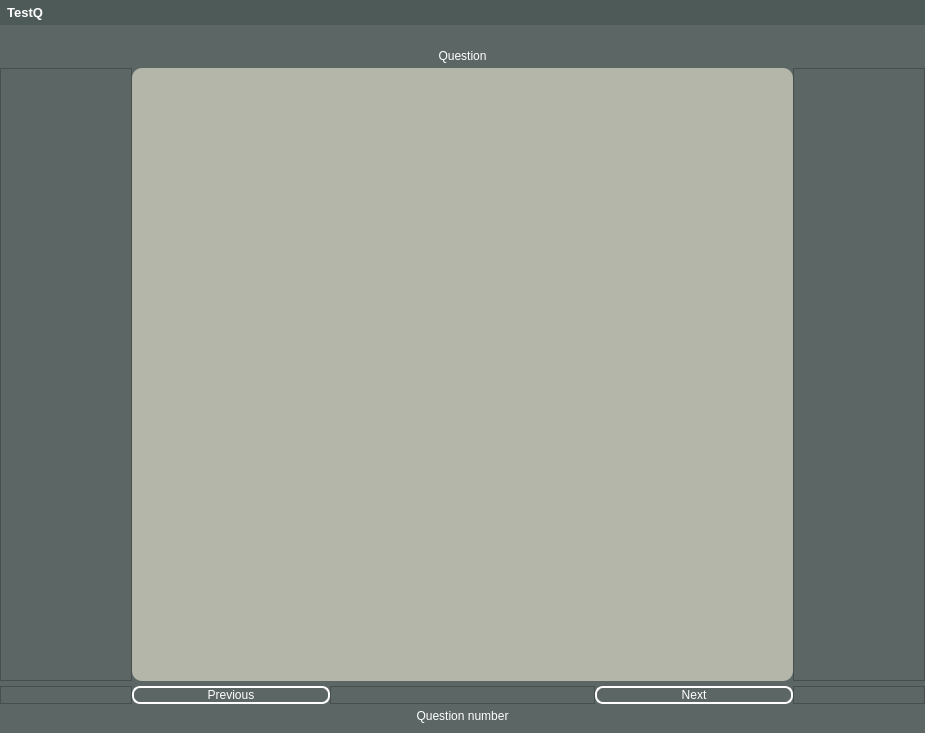
<?xml version="1.0" encoding="UTF-8"?>
<ui version="4.0">
 <class>Form</class>
 <widget class="QWidget" name="Form">
  <property name="geometry">
   <rect>
    <x>0</x>
    <y>0</y>
    <width>925</width>
    <height>733</height>
   </rect>
  </property>
  <property name="windowTitle">
   <string>Form</string>
  </property>
  <property name="styleSheet">
   <string notr="true">background-color: rgb(92, 103, 101);</string>
  </property>
  <layout class="QVBoxLayout" name="verticalLayout">
   <property name="spacing">
    <number>0</number>
   </property>
   <property name="leftMargin">
    <number>0</number>
   </property>
   <property name="topMargin">
    <number>0</number>
   </property>
   <property name="rightMargin">
    <number>0</number>
   </property>
   <property name="bottomMargin">
    <number>0</number>
   </property>
   <item>
    <widget class="QStackedWidget" name="stackedWidget">
     <property name="sizePolicy">
      <sizepolicy hsizetype="Minimum" vsizetype="Preferred">
       <horstretch>0</horstretch>
       <verstretch>0</verstretch>
      </sizepolicy>
     </property>
     <property name="currentIndex">
      <number>0</number>
     </property>
     <widget class="QWidget" name="question_page">
      <layout class="QVBoxLayout" name="verticalLayout_3">
       <property name="spacing">
        <number>5</number>
       </property>
       <property name="leftMargin">
        <number>0</number>
       </property>
       <property name="topMargin">
        <number>0</number>
       </property>
       <property name="rightMargin">
        <number>0</number>
       </property>
       <property name="bottomMargin">
        <number>10</number>
       </property>
       <item>
        <widget class="QLabel" name="label_3">
         <property name="sizePolicy">
          <sizepolicy hsizetype="Preferred" vsizetype="Maximum">
           <horstretch>0</horstretch>
           <verstretch>0</verstretch>
          </sizepolicy>
         </property>
         <property name="minimumSize">
          <size>
           <width>0</width>
           <height>25</height>
          </size>
         </property>
         <property name="font">
          <font>
           <pointsize>10</pointsize>
           <weight>75</weight>
           <bold>true</bold>
          </font>
         </property>
         <property name="styleSheet">
          <string notr="true">background-color: rgb(78, 90, 87);
color: rgb(255, 255, 255);</string>
         </property>
         <property name="text">
          <string>  TestQ</string>
         </property>
         <property name="scaledContents">
          <bool>false</bool>
         </property>
         <property name="alignment">
          <set>Qt::AlignLeading|Qt::AlignLeft|Qt::AlignVCenter</set>
         </property>
         <property name="margin">
          <number>0</number>
         </property>
        </widget>
       </item>
       <item>
        <widget class="QLabel" name="label_image">
         <property name="styleSheet">
          <string notr="true">color: white;</string>
         </property>
         <property name="text">
          <string/>
         </property>
         <property name="alignment">
          <set>Qt::AlignCenter</set>
         </property>
        </widget>
       </item>
       <item>
        <widget class="QLabel" name="label_question_description">
         <property name="styleSheet">
          <string notr="true">color: white;</string>
         </property>
         <property name="text">
          <string>Question</string>
         </property>
         <property name="alignment">
          <set>Qt::AlignCenter</set>
         </property>
        </widget>
       </item>
       <item>
        <layout class="QHBoxLayout" name="horizontalLayout" stretch="1,5,1">
         <property name="spacing">
          <number>0</number>
         </property>
         <item>
          <widget class="QFrame" name="frame_3">
           <property name="frameShape">
            <enum>QFrame::StyledPanel</enum>
           </property>
           <property name="frameShadow">
            <enum>QFrame::Raised</enum>
           </property>
          </widget>
         </item>
         <item>
          <widget class="QFrame" name="frame_4">
           <property name="styleSheet">
            <string notr="true">background-color: rgb(180, 182, 169);
border-radius: 10px;</string>
           </property>
           <property name="frameShape">
            <enum>QFrame::StyledPanel</enum>
           </property>
           <property name="frameShadow">
            <enum>QFrame::Raised</enum>
           </property>
           <layout class="QVBoxLayout" name="verticalLayout_2" stretch="0,1">
            <property name="spacing">
             <number>0</number>
            </property>
            <property name="leftMargin">
             <number>0</number>
            </property>
            <property name="topMargin">
             <number>0</number>
            </property>
            <property name="rightMargin">
             <number>0</number>
            </property>
            <property name="bottomMargin">
             <number>0</number>
            </property>
            <item>
             <layout class="QVBoxLayout" name="verticalLayout_5">
              <property name="spacing">
               <number>0</number>
              </property>
             </layout>
            </item>
            <item>
             <spacer name="verticalSpacer">
              <property name="orientation">
               <enum>Qt::Vertical</enum>
              </property>
              <property name="sizeHint" stdset="0">
               <size>
                <width>20</width>
                <height>40</height>
               </size>
              </property>
             </spacer>
            </item>
           </layout>
          </widget>
         </item>
         <item>
          <widget class="QFrame" name="frame_5">
           <property name="frameShape">
            <enum>QFrame::StyledPanel</enum>
           </property>
           <property name="frameShadow">
            <enum>QFrame::Raised</enum>
           </property>
          </widget>
         </item>
        </layout>
       </item>
       <item>
        <layout class="QHBoxLayout" name="horizontalLayout_2" stretch="2,3,4,3,2">
         <property name="spacing">
          <number>0</number>
         </property>
         <item>
          <widget class="QFrame" name="frame_2">
           <property name="frameShape">
            <enum>QFrame::StyledPanel</enum>
           </property>
           <property name="frameShadow">
            <enum>QFrame::Raised</enum>
           </property>
          </widget>
         </item>
         <item>
          <widget class="QPushButton" name="pushButton_previous">
           <property name="styleSheet">
            <string notr="true">QPushButton {
	color: white;
	background-color: rgb(92, 103, 101);
	border: 2px solid white;
	border-radius: 8px;
}

QPushButton::pressed {
	background-color: rgb(77, 86, 84);
}</string>
           </property>
           <property name="text">
            <string>Previous</string>
           </property>
          </widget>
         </item>
         <item>
          <widget class="QFrame" name="frame_6">
           <property name="frameShape">
            <enum>QFrame::StyledPanel</enum>
           </property>
           <property name="frameShadow">
            <enum>QFrame::Raised</enum>
           </property>
          </widget>
         </item>
         <item>
          <widget class="QPushButton" name="pushButton_next">
           <property name="styleSheet">
            <string notr="true">QPushButton {
	color: white;
	background-color: rgb(92, 103, 101);
	border: 2px solid white;
	border-radius: 8px;
}

QPushButton::pressed {
	background-color: rgb(77, 86, 84);
}</string>
           </property>
           <property name="text">
            <string>Next</string>
           </property>
          </widget>
         </item>
         <item>
          <widget class="QFrame" name="frame_7">
           <property name="frameShape">
            <enum>QFrame::StyledPanel</enum>
           </property>
           <property name="frameShadow">
            <enum>QFrame::Raised</enum>
           </property>
          </widget>
         </item>
        </layout>
       </item>
       <item>
        <widget class="QLabel" name="label_question_number">
         <property name="sizePolicy">
          <sizepolicy hsizetype="Preferred" vsizetype="Maximum">
           <horstretch>0</horstretch>
           <verstretch>0</verstretch>
          </sizepolicy>
         </property>
         <property name="styleSheet">
          <string notr="true">color: white;</string>
         </property>
         <property name="text">
          <string>Question number</string>
         </property>
         <property name="alignment">
          <set>Qt::AlignCenter</set>
         </property>
        </widget>
       </item>
      </layout>
     </widget>
     <widget class="QWidget" name="result_page">
      <layout class="QVBoxLayout" name="verticalLayout_4">
       <property name="spacing">
        <number>10</number>
       </property>
       <property name="leftMargin">
        <number>0</number>
       </property>
       <property name="topMargin">
        <number>0</number>
       </property>
       <property name="rightMargin">
        <number>0</number>
       </property>
       <property name="bottomMargin">
        <number>40</number>
       </property>
       <item>
        <widget class="QLabel" name="label_4">
         <property name="sizePolicy">
          <sizepolicy hsizetype="Preferred" vsizetype="Maximum">
           <horstretch>0</horstretch>
           <verstretch>0</verstretch>
          </sizepolicy>
         </property>
         <property name="minimumSize">
          <size>
           <width>0</width>
           <height>25</height>
          </size>
         </property>
         <property name="font">
          <font>
           <pointsize>10</pointsize>
           <weight>75</weight>
           <bold>true</bold>
          </font>
         </property>
         <property name="styleSheet">
          <string notr="true">background-color: rgb(78, 90, 87);
color: rgb(255, 255, 255);</string>
         </property>
         <property name="text">
          <string>  TestQ</string>
         </property>
         <property name="scaledContents">
          <bool>false</bool>
         </property>
         <property name="alignment">
          <set>Qt::AlignLeading|Qt::AlignLeft|Qt::AlignVCenter</set>
         </property>
         <property name="margin">
          <number>0</number>
         </property>
        </widget>
       </item>
       <item>
        <widget class="QLabel" name="label_completed_questions">
         <property name="styleSheet">
          <string notr="true">color: rgb(255, 255, 255);</string>
         </property>
         <property name="text">
          <string>Вы ответили на X/X вопросов</string>
         </property>
         <property name="alignment">
          <set>Qt::AlignCenter</set>
         </property>
        </widget>
       </item>
       <item>
        <widget class="QLabel" name="label_info">
         <property name="minimumSize">
          <size>
           <width>0</width>
           <height>0</height>
          </size>
         </property>
         <property name="styleSheet">
          <string notr="true">color: rgb(255, 255, 255);</string>
         </property>
         <property name="text">
          <string>&lt;html&gt;&lt;head/&gt;&lt;body&gt;&lt;p&gt;Вопросы на которые &lt;span style=&quot; text-decoration: underline;&quot;&gt;не&lt;/span&gt; был дан ответ помечены &lt;span style=&quot; color:#ff0000;&quot;&gt;красным&lt;/span&gt;, чтобы вернуться к вопросу кликните на него дважды.&lt;/p&gt;&lt;/body&gt;&lt;/html&gt;</string>
         </property>
         <property name="textFormat">
          <enum>Qt::AutoText</enum>
         </property>
         <property name="alignment">
          <set>Qt::AlignCenter</set>
         </property>
        </widget>
       </item>
       <item>
        <layout class="QHBoxLayout" name="horizontalLayout_3" stretch="1,5,1">
         <property name="spacing">
          <number>0</number>
         </property>
         <property name="leftMargin">
          <number>0</number>
         </property>
         <property name="rightMargin">
          <number>0</number>
         </property>
         <property name="bottomMargin">
          <number>0</number>
         </property>
         <item>
          <widget class="QFrame" name="frame">
           <property name="frameShape">
            <enum>QFrame::StyledPanel</enum>
           </property>
           <property name="frameShadow">
            <enum>QFrame::Raised</enum>
           </property>
          </widget>
         </item>
         <item>
          <widget class="QListWidget" name="listWidget_question">
           <property name="styleSheet">
            <string notr="true">QListWidget {
	background-color: rgb(180, 182, 169);
	border: 2px solid white;
	border-radius: 8px;
	color: rgb(44, 44, 44);
}</string>
           </property>
          </widget>
         </item>
         <item>
          <widget class="QFrame" name="frame_8">
           <property name="frameShape">
            <enum>QFrame::StyledPanel</enum>
           </property>
           <property name="frameShadow">
            <enum>QFrame::Raised</enum>
           </property>
          </widget>
         </item>
        </layout>
       </item>
       <item>
        <layout class="QHBoxLayout" name="horizontalLayout_4" stretch="2,3,4,3,2">
         <property name="spacing">
          <number>0</number>
         </property>
         <property name="bottomMargin">
          <number>0</number>
         </property>
         <item>
          <widget class="QFrame" name="frame_10">
           <property name="frameShape">
            <enum>QFrame::StyledPanel</enum>
           </property>
           <property name="frameShadow">
            <enum>QFrame::Raised</enum>
           </property>
          </widget>
         </item>
         <item>
          <widget class="QPushButton" name="pushButton_back">
           <property name="styleSheet">
            <string notr="true">QPushButton {
	color: white;
	background-color: rgb(92, 103, 101);
	border: 2px solid white;
	border-radius: 8px;
}

QPushButton::pressed {
	background-color: rgb(77, 86, 84);
}</string>
           </property>
           <property name="text">
            <string>Back</string>
           </property>
          </widget>
         </item>
         <item>
          <widget class="QFrame" name="frame_9">
           <property name="frameShape">
            <enum>QFrame::StyledPanel</enum>
           </property>
           <property name="frameShadow">
            <enum>QFrame::Raised</enum>
           </property>
          </widget>
         </item>
         <item>
          <widget class="QPushButton" name="pushButton_finish">
           <property name="styleSheet">
            <string notr="true">QPushButton {
	color: white;
	background-color: rgb(92, 103, 101);
	border: 2px solid white;
	border-radius: 8px;
}

QPushButton::pressed {
	background-color: rgb(77, 86, 84);
}</string>
           </property>
           <property name="text">
            <string>Finish</string>
           </property>
          </widget>
         </item>
         <item>
          <widget class="QFrame" name="frame_11">
           <property name="frameShape">
            <enum>QFrame::StyledPanel</enum>
           </property>
           <property name="frameShadow">
            <enum>QFrame::Raised</enum>
           </property>
          </widget>
         </item>
        </layout>
       </item>
      </layout>
     </widget>
     <widget class="QWidget" name="finish_page">
      <layout class="QVBoxLayout" name="verticalLayout_6">
       <property name="spacing">
        <number>10</number>
       </property>
       <property name="leftMargin">
        <number>0</number>
       </property>
       <property name="topMargin">
        <number>0</number>
       </property>
       <property name="rightMargin">
        <number>0</number>
       </property>
       <property name="bottomMargin">
        <number>30</number>
       </property>
       <item>
        <widget class="QLabel" name="label_5">
         <property name="sizePolicy">
          <sizepolicy hsizetype="Preferred" vsizetype="Maximum">
           <horstretch>0</horstretch>
           <verstretch>0</verstretch>
          </sizepolicy>
         </property>
         <property name="minimumSize">
          <size>
           <width>0</width>
           <height>25</height>
          </size>
         </property>
         <property name="font">
          <font>
           <pointsize>10</pointsize>
           <weight>75</weight>
           <bold>true</bold>
          </font>
         </property>
         <property name="styleSheet">
          <string notr="true">background-color: rgb(78, 90, 87);
color: rgb(255, 255, 255);</string>
         </property>
         <property name="text">
          <string>  TestQ</string>
         </property>
         <property name="scaledContents">
          <bool>false</bool>
         </property>
         <property name="alignment">
          <set>Qt::AlignLeading|Qt::AlignLeft|Qt::AlignVCenter</set>
         </property>
         <property name="margin">
          <number>0</number>
         </property>
        </widget>
       </item>
       <item>
        <widget class="QLabel" name="label">
         <property name="styleSheet">
          <string notr="true">color: rgb(255, 255, 255);</string>
         </property>
         <property name="text">
          <string>Поздравляем!</string>
         </property>
         <property name="alignment">
          <set>Qt::AlignCenter</set>
         </property>
        </widget>
       </item>
       <item>
        <widget class="QLabel" name="label_correct_answer">
         <property name="styleSheet">
          <string notr="true">color: rgb(255, 255, 255);</string>
         </property>
         <property name="text">
          <string>Вы ответили правильно на X/X вопросов. Это X% правильных ответов!</string>
         </property>
         <property name="alignment">
          <set>Qt::AlignCenter</set>
         </property>
        </widget>
       </item>
       <item>
        <layout class="QGridLayout" name="gridLayout" columnstretch="1,5,1">
         <property name="leftMargin">
          <number>0</number>
         </property>
         <property name="topMargin">
          <number>0</number>
         </property>
         <property name="rightMargin">
          <number>0</number>
         </property>
         <property name="bottomMargin">
          <number>0</number>
         </property>
         <property name="horizontalSpacing">
          <number>0</number>
         </property>
         <property name="verticalSpacing">
          <number>5</number>
         </property>
         <item row="0" column="1">
          <widget class="QLabel" name="label_6">
           <property name="styleSheet">
            <string notr="true">color: rgb(255, 255, 255);</string>
           </property>
           <property name="text">
            <string>Ваши ответы:</string>
           </property>
          </widget>
         </item>
         <item row="1" column="0">
          <widget class="QFrame" name="frame_12">
           <property name="frameShape">
            <enum>QFrame::StyledPanel</enum>
           </property>
           <property name="frameShadow">
            <enum>QFrame::Raised</enum>
           </property>
          </widget>
         </item>
         <item row="1" column="2">
          <widget class="QFrame" name="frame_13">
           <property name="frameShape">
            <enum>QFrame::StyledPanel</enum>
           </property>
           <property name="frameShadow">
            <enum>QFrame::Raised</enum>
           </property>
          </widget>
         </item>
         <item row="1" column="1">
          <widget class="QListWidget" name="listWidget_correct_answer">
           <property name="styleSheet">
            <string notr="true">QListWidget {
	background-color: rgb(180, 182, 169);
	border: 2px solid white;
	border-radius: 8px;
	color: rgb(44, 44, 44);
}</string>
           </property>
           <property name="selectionMode">
            <enum>QAbstractItemView::NoSelection</enum>
           </property>
          </widget>
         </item>
        </layout>
       </item>
       <item>
        <layout class="QHBoxLayout" name="horizontalLayout_5">
         <property name="spacing">
          <number>5</number>
         </property>
         <property name="bottomMargin">
          <number>0</number>
         </property>
         <item>
          <widget class="QFrame" name="frame_14">
           <property name="frameShape">
            <enum>QFrame::StyledPanel</enum>
           </property>
           <property name="frameShadow">
            <enum>QFrame::Raised</enum>
           </property>
          </widget>
         </item>
         <item>
          <widget class="QPushButton" name="pushButton_back_to_tests">
           <property name="sizePolicy">
            <sizepolicy hsizetype="Minimum" vsizetype="Fixed">
             <horstretch>0</horstretch>
             <verstretch>0</verstretch>
            </sizepolicy>
           </property>
           <property name="layoutDirection">
            <enum>Qt::LeftToRight</enum>
           </property>
           <property name="styleSheet">
            <string notr="true">QPushButton {
	color: white;
	background-color: rgb(92, 103, 101);
	border: 2px solid white;
	border-radius: 8px;
}

QPushButton::pressed {
	background-color: rgb(77, 86, 84);
}</string>
           </property>
           <property name="text">
            <string>Back to tests</string>
           </property>
          </widget>
         </item>
         <item>
          <widget class="QFrame" name="frame_15">
           <property name="frameShape">
            <enum>QFrame::StyledPanel</enum>
           </property>
           <property name="frameShadow">
            <enum>QFrame::Raised</enum>
           </property>
          </widget>
         </item>
        </layout>
       </item>
      </layout>
     </widget>
    </widget>
   </item>
  </layout>
 </widget>
 <resources/>
 <connections/>
</ui>
